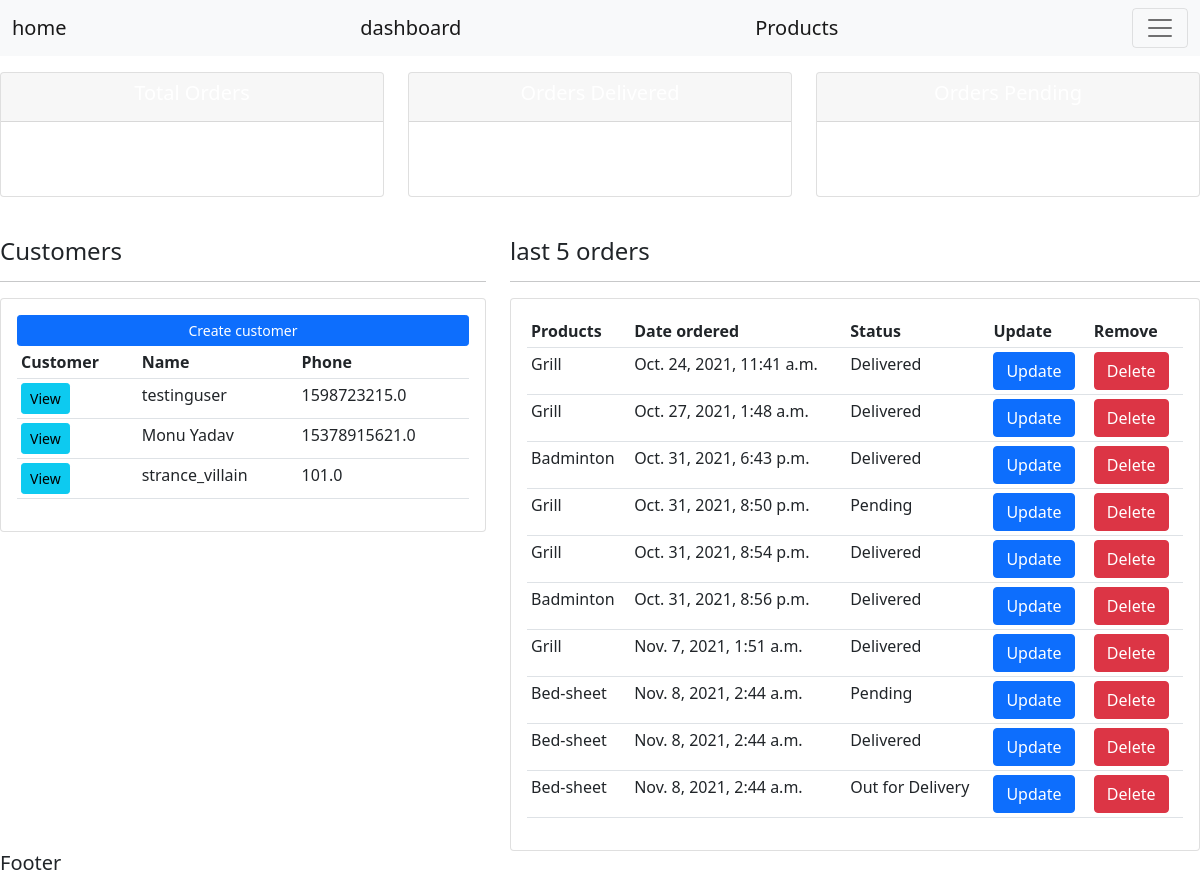
The app's page /, older data.
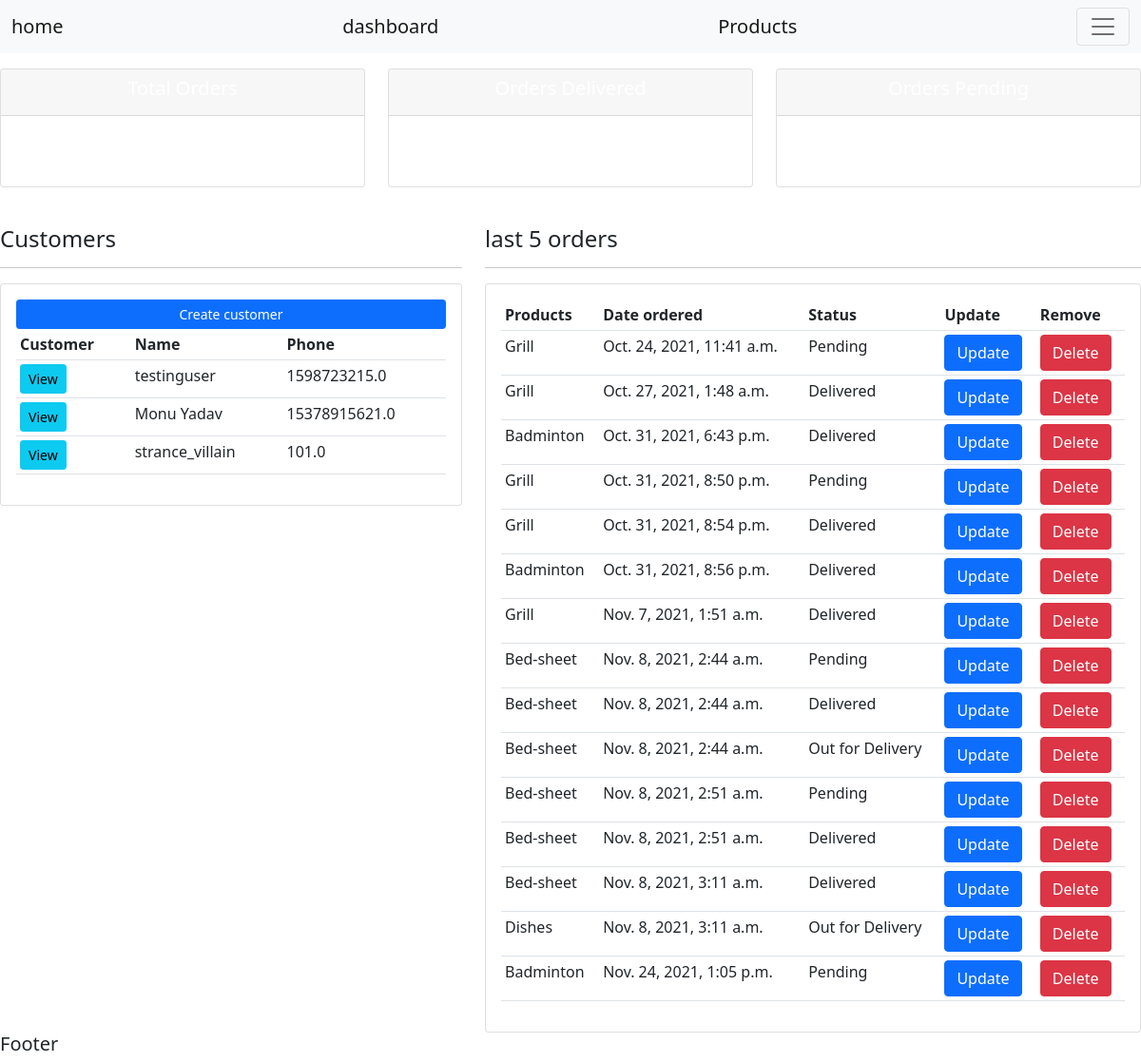
The same page, newer data.
### accounts/models.py (models this page shows, shortened)
class Customer(models.Model):
    name = models.CharField(max_length=300, null=True)
    email = models.EmailField(null=True, blank=True)
    phone = models.FloatField(null=True, blank=True)
    date_created = models.DateTimeField(auto_now_add=True)

class Order(models.Model):
    STATUS = (
        ('Pending', 'Pending'),
        ('Out for Delivery', 'Out for Delivery'),
        ('Delivered', 'Delivered'),
        )
    customer = models.ForeignKey(Customer, null=True, on_delete=models.SET_NULL)
    product = models.ForeignKey(Product, null=True, on_delete=models.SET_NULL)
    date_created = models.DateTimeField(auto_now_add=True)
    status = models.CharField(max_length=200, null=True , choices=STATUS)
    note = models.CharField(max_length=200, null=True )

class Product(models.Model):
    CATEGORY =(
                ('Indoor', 'Indoor'),
                ('Out Door', 'Outdoor'),
                )
    name = models.CharField(max_length=200, null=True)
    price = models.FloatField(null=True)
    category = models.CharField(max_length=200, null=True,  choices=CATEGORY)
    description = models.CharField(max_length=200, null=True, blank=True)
    date_created = models.DateTimeField(auto_now_add=True)
    tags = models.ManyToManyField(Tag)
    def __str__(self):
        return self.name

### accounts/views.py (the view)
# urls.py: path('', accounts.views.home, name="home"),
def home(request):
    orders = Order.objects.all()
    customers = Customer.objects.all()
    total_orders = orders.count()
    delivered = orders.filter(status='Delivered').count()
    pending = orders.filter(status='Pending').count()
    context = {'orders': orders,'customers': customers,
               'total_orders': total_orders, 'delivered': delivered,
               'pending': pending}
    return render(request, 'accounts/dashboard.html', context)

### accounts/templates/accounts/dashboard.html (shortened to what this page needs)
{% extends 'accounts/base.html' %}
{% block content %}
{% include 'accounts/status.html' %}
<br>
<div class="row">
    <div class="col-md-5">
        <h4>Customers</h4>
        <hr>
        <div class="card card-body">
            <a class="btn btn-primary btn-sm btn-block" href=""> Create customer</a>
            <table class="table table-sm">
                <tr>
                    <th>Customer</th>
                    <th>Name</th>
                    <th>Phone</th>
                </tr>
                {% for i in customers %}
                        <tr>
                            <td> <a class="btn btn-sm btn-info" href="{% url 'customer' i.id %}">View</a> </td>
                            <td> {{i.name}} </td>
                            <td> {{i.phone}} </td>
                        </tr>
                {% endfor %}
            </table>
        </div>
    </div>
    <div class="col-md-7">
        <h4>last 5 orders</h4>
        <hr>
        <div class="card card-body">
            <table class="table table-sm">
                <tr>
                    <th>Products</th>
                    <th>Date ordered</th>
                    <th>Status</th>
                    <th>Update</th>
                    <th>Remove</th>
                </tr>
                {% for i in orders %}
                        <tr>
                            <td> {{i.product}} </td>
                            <td> {{i.date_created}} </td>
                            <td> {{i.status}} </td>
                            <td> <a class="btn btn-primary" href="{% url 'update_order' i.id %}">Update</a> </td>
                            <td> <a class="btn btn-danger" href="{% url 'delete_order' i.id %}">Delete</a> </td>
                        </tr>
                {% endfor %}
            </table>
        </div>
    </div>
</div>
{% endblock content %}

Row changes from the older to the newer data that the page shows:
changed Order "Oct. 24, 2021, 11:41 a.m.": status "Delivered" → "Pending"
added Order: product "Bed-sheet", date_created "Nov. 8, 2021, 2:51 a.m.", status "Pending"
added Order: product "Bed-sheet", date_created "Nov. 8, 2021, 2:51 a.m.", status "Delivered"
added Order: product "Bed-sheet", date_created "Nov. 8, 2021, 3:11 a.m.", status "Delivered"
added Order: product "Dishes", date_created "Nov. 8, 2021, 3:11 a.m.", status "Out for Delivery"
added Order: product "Badminton", date_created "Nov. 24, 2021, 1:05 p.m.", status "Pending"
